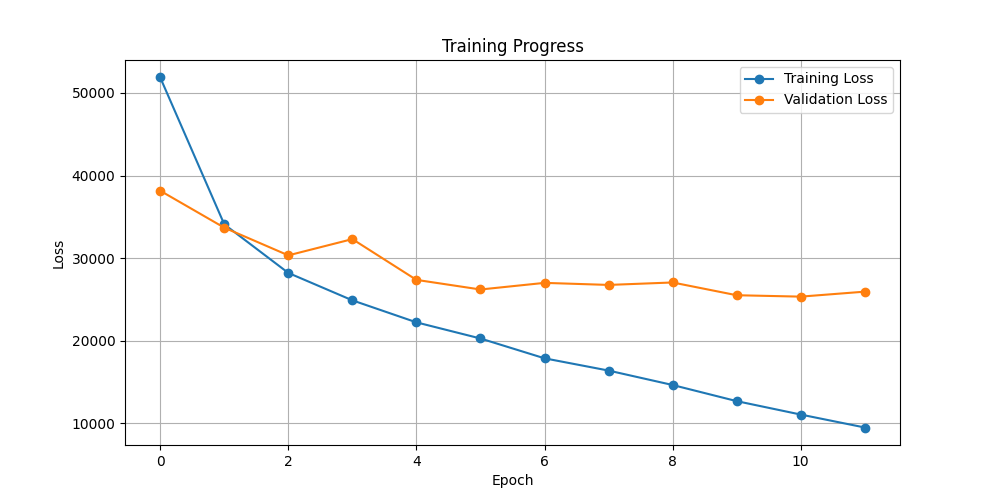
#> input picture img/dualbranchCNN.png, 1000 x 500 px
$ python -i ObjectDetector.py   (imports and definitions only)   (older library calls are emulated)
#> lines starting #> are read from the running program, lines starting #| are printed output that depends on the picture
#> further down, picture is the input picture: shape (500, 1000, 3); mean B, G, R 249.9, 250.2, 250.3
import cv2
import numpy as np
import matplotlib.pyplot as plt

def decompose_image_into_objects(img, threshold_method=cv2.THRESH_BINARY + cv2.THRESH_OTSU, threshold_value=100, morphological_kernel_size=(5, 5)):
    """
    Scompone un'immagine in scala di grigi in oggetti basati sulle componenti connesse
    dopo soglia e operazioni morfologiche.

    Args:
        image_path (str): Percorso del file immagine.
        threshold_method (int): Metodo di soglia di OpenCV (es. cv2.THRESH_BINARY, cv2.THRESH_BINARY + cv2.THRESH_OTSU).
        threshold_value (int): Valore di soglia (usato solo se threshold_method non include OSTU).
        morphological_kernel_size (tuple): Dimensione del kernel per le operazioni morfologiche.

    Returns:
        tuple: Un tuple contenente:
            - np.ndarray: L'immagine originale in scala di grigi.
            - list: Una lista di tuple, dove ogni tuple contiene (label, component_mask, stats, centroid)
                    per ogni componente connessa trovata (escludendo lo sfondo).
    """
#> called with threshold_method = 8, threshold_value = 100, morphological_kernel_size = (5, 5)
    # Carica l'immagine in scala di grigi

    # --- 1. Applica una soglia ---
    # Applica una leggera sfocatura prima della soglia per ridurre il rumore
    img_blurred = cv2.GaussianBlur(img, (5, 5), 0)
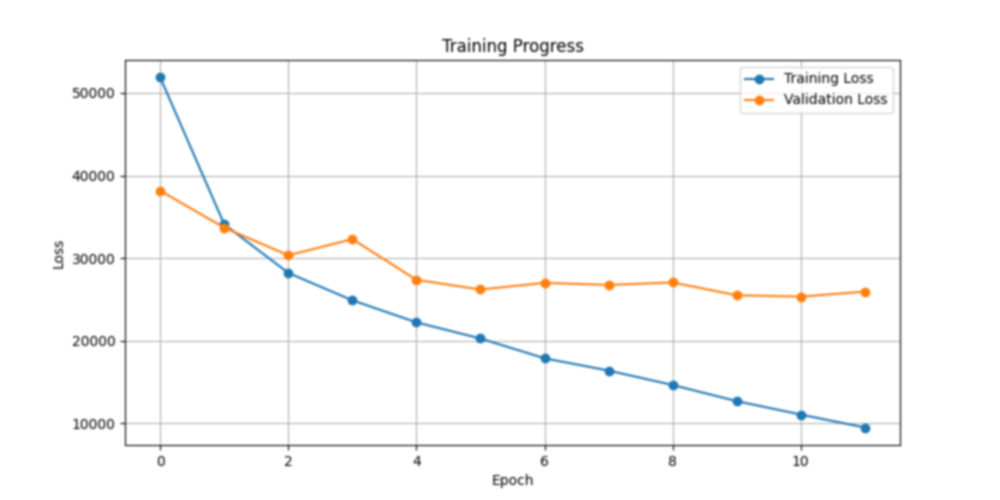
#> img_blurred: shape (500, 1000, 3); mean B, G, R 250, 250.2, 250.3

    if threshold_method == cv2.THRESH_BINARY + cv2.THRESH_OTSU or threshold_method == cv2.THRESH_BINARY_INV + cv2.THRESH_OTSU:
         try:
             thresh_value_auto, thresh = cv2.threshold(img_blurred, 0, 255, threshold_method)
             print(f"Soglia OSTU automatica: {thresh_value_auto}")
         except Exception as e:
             print(f"Errore durante soglia OSTU: {e}. Utilizzo soglia fissa.")
             _, thresh = cv2.threshold(img_blurred, threshold_value, 255, cv2.THRESH_BINARY) # O THRESH_BINARY_INV
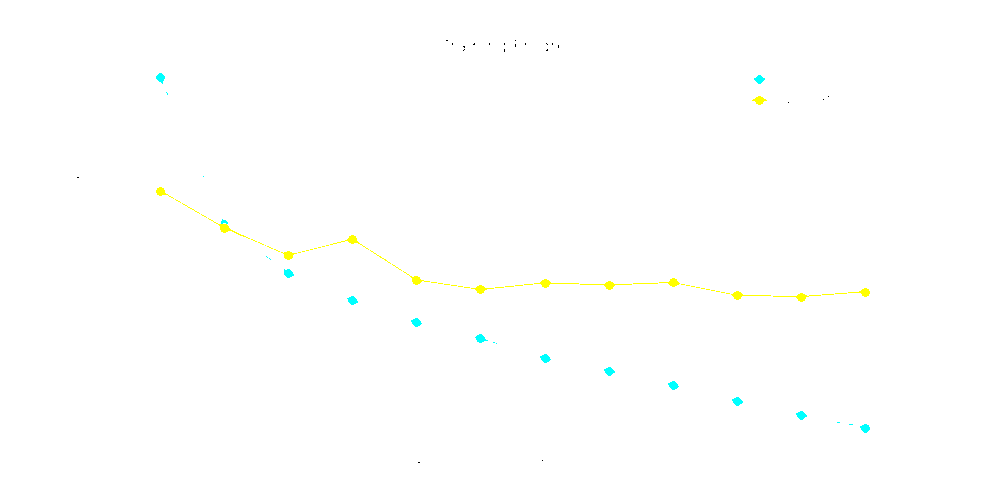
#> thresh: shape (500, 1000, 3); mean B, G, R 254.2, 255, 254.6

    else:
        _, thresh = cv2.threshold(img_blurred, threshold_value, 255, threshold_method)


    # --- 2. Pulizia con operazioni morfologiche ---
    # Applica un'operazione di chiusura per riempire piccoli buchi e unire aree vicine.
    # Sperimenta con l'ordine (opening, closing) e la dimensione del kernel.
    kernel = np.ones(morphological_kernel_size, np.uint8)
    cleaned_thresh = cv2.morphologyEx(thresh, cv2.MORPH_CLOSE, kernel)
    # Potresti voler aggiungere anche un'opening per rimuovere piccoli rumori
    # cleaned_thresh = cv2.morphologyEx(cleaned_thresh, cv2.MORPH_OPEN, kernel)


    # --- 3. Trova le componenti connesse ---
    # cv2.connectedComponentsWithStats restituisce:
    # - num_labels: il numero totale di componenti (incluso lo sfondo)
    # - labels: un'immagine dove ogni pixel ha un valore che indica a quale componente appartiene
    # - stats: statistiche per ogni componente (area, bounding box, ecc.)
    # - centroids: le coordinate del centroide per ogni componente
#> (the run stopped early here; a loop or call above may not have finished)
